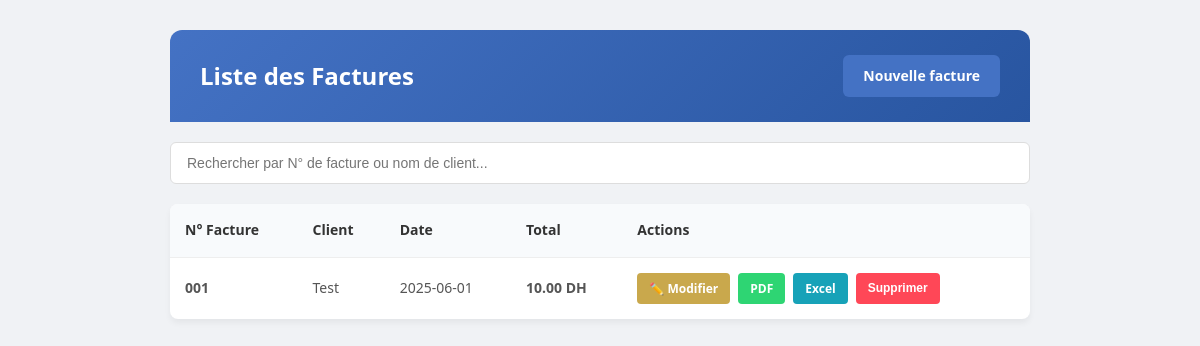
The app's page /invoices, older data.
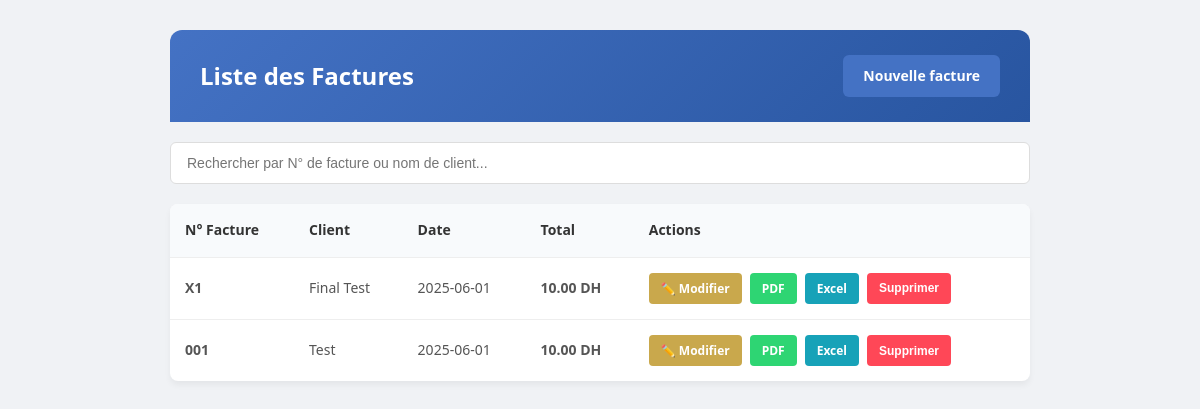
The same page, newer data.
### app.py (models this page shows)
class Invoice(db.Model):
    __tablename__ = "invoices"
    id = db.Column(db.Integer, primary_key=True, autoincrement=True)
    invoice_num = db.Column(db.String, unique=True, nullable=False, default="")
    date = db.Column(db.String, nullable=False, default="")
    client_name = db.Column(db.String, nullable=False, default="")
    client_address = db.Column(db.String, nullable=False, default="")
    total = db.Column(db.Float, nullable=False, default=0.0)
    remise = db.Column(db.Float, nullable=False, default=0.0)
    payer = db.Column(db.Float, nullable=False, default=0.0)
    net_total = db.Column(db.Float, nullable=False, default=0.0)
    items = db.Column(db.JSON, nullable=False, default=list)
    created_at = db.Column(
        db.String,
        default=lambda: datetime.now().strftime("%Y-%m-%d %H:%M:%S")
    )

### app.py (the view)
@app.route("/invoices")
def invoices_list():
    try:
        rows = Invoice.query.order_by(Invoice.date.desc(), Invoice.id.desc()).all()
        invoices = [
            {
                "id": inv.id,
                "invoice_num": inv.invoice_num,
                "date": inv.date,
                "client_name": inv.client_name,
                "net_total": inv.net_total
            }
            for inv in rows
        ]
    except Exception:
        invoices = []
    return render_template("invoices.html", invoices=invoices)

### templates/invoices.html (shortened to what this page needs)
<!DOCTYPE html>
<html lang="fr">
<head>
    <link rel="stylesheet" href="{{ url_for('static', filename='style.css') }}">
</head>
<body>
    <div class="container">
        <header class="header-actions">
            <h1>Liste des Factures</h1>
            <a href="/" class="btn-nav">Nouvelle facture</a>
        </header>
        {% if invoices %}
            <div class="search-container">
                <input type="text" id="search-input" placeholder="Rechercher par N° de facture ou nom de client...">
            </div>
            <table class="invoices-table">
                <thead>
                    <tr>
                        <th>N° Facture</th>
                        <th>Client</th>
                        <th>Date</th>
                        <th>Total</th>
                        <th>Actions</th>
                    </tr>
                </thead>
                <tbody>
                    {% for invoice in invoices %}
                        <tr id="invoice-row-{{ invoice.id }}">
                            <td><strong>{{ invoice.invoice_num }}</strong></td>
                            <td>{{ invoice.client_name }}</td>
                            <td>{{ invoice.date }}</td>
                            <td><strong>{{ "{:,.2f}".format(invoice.net_total).replace(',', ' ') }} DH</strong></td>
                            <td>
                                <div class="action-btns">
                                    <a href="/?edit={{ invoice.id }}" class="btn-action btn-action-edit" title="Modifier">✏️ Modifier</a>
                                    <a href="/invoices/{{ invoice.id }}/pdf" class="btn-action btn-action-pdf" title="Télécharger PDF">PDF</a>
                                    <a href="/invoices/{{ invoice.id }}/excel" class="btn-action btn-action-excel" title="Télécharger Excel">Excel</a>
                                    <button type="button" class="btn-action btn-action-delete" onclick="deleteInvoice({{ invoice.id }})" title="Supprimer">Supprimer</button>
                                </div>
                            </td>
                        </tr>
                    {% endfor %}
                </tbody>
            </table>
        {% else %}
            <div class="empty-state">
                <p>Aucune facture enregistrée pour le moment.</p>
            </div>
        {% endif %}
    </div>
</body>
</html>

### static/style.css (style rules this page uses)
* { margin: 0; padding: 0; box-sizing: border-box; }
body { font-family: 'Segoe UI', Tahoma, Geneva, Verdana, sans-serif; background: #f0f2f5; color: #333; line-height: 1.6; }
.container { max-width: 900px; margin: 30px auto; padding: 0 20px; }
header { background: linear-gradient(135deg, #4472C4, #2855a0); color: white; padding: 25px 30px; border-radius: 12px 12px 0 0; }
header h1 { font-size: 24px; font-weight: 600; }

### templates/invoices.html (style rules this page uses)
.header-actions { display: flex; justify-content: space-between; align-items: center; }
.header-actions h1 { margin: 0; }
.btn-nav { text-decoration: none; background: #4472C4; color: white; padding: 10px 20px; border-radius: 6px; font-size: 14px; font-weight: 600; transition: all 0.2s; }
.invoices-table { width: 100%; border-collapse: collapse; margin-top: 20px; background: white; border-radius: 8px; overflow: hidden; box-shadow: 0 4px 6px rgba(0,0,0,0.05); }
.invoices-table th, .invoices-table td { padding: 15px; text-align: left; border-bottom: 1px solid #eeeeee; }
.invoices-table th { background-color: #f8fafc; color: #333333; font-weight: 600; font-size: 14px; }
.invoices-table td { font-size: 14px; color: #555555; }
.invoices-table tr:last-child td { border-bottom: none; }
.action-btns { display: flex; gap: 8px; }
.btn-action { padding: 6px 12px; font-size: 12px; font-weight: 600; border: none; border-radius: 4px; cursor: pointer; text-decoration: none; transition: all 0.2s; display: inline-flex; align-items: center; justify-content: center; }
.btn-action-pdf { background: #2ed573; color: white; }
.btn-action-excel { background: #17a2b8; color: white; }
.btn-action-edit { background: #C9A84C; color: white; }
.btn-action-delete { background: #ff4757; color: white; }
.search-container { margin-top: 20px; margin-bottom: 10px; }
#search-input { width: 100%; padding: 12px 16px; font-size: 14px; border: 1px solid #dddddd; border-radius: 6px; outline: none; transition: all 0.2s; box-sizing: border-box; }

Row changes from the older to the newer data that the page shows:
added Invoice: invoice_num "X1", client_name "Final Test", date "2025-06-01", net_total "10.00"
